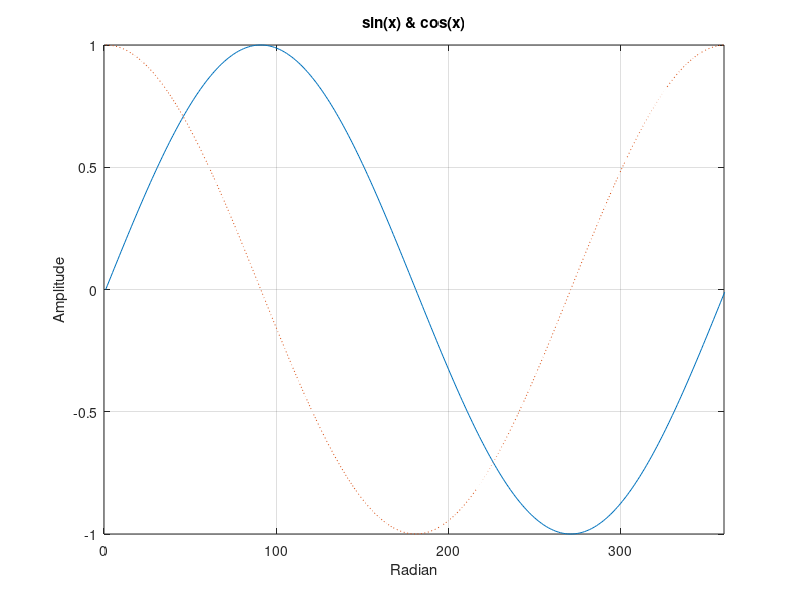

Reproduce this figure in MATLAB. (Note: this script raises an error after producing the figure.)
% lec02_ex3,4
% Matlab 그래프

clc; clear;
x = 0:pi/180:2*pi;
y1 = sin(x);
y2 = cos(x);
plot(y1);
axis([0 360 -1 1]);
hold on;
plot(y2, ':');
axis([0 360 -1 1]);
xlabel('Radian');
ylabel('Amplitude');
title('sin(x) & cos(x)');
grid;
gtext('sin(x)');
gtext('cos(x)');
% text(50, -0.6, 'cos(x)');